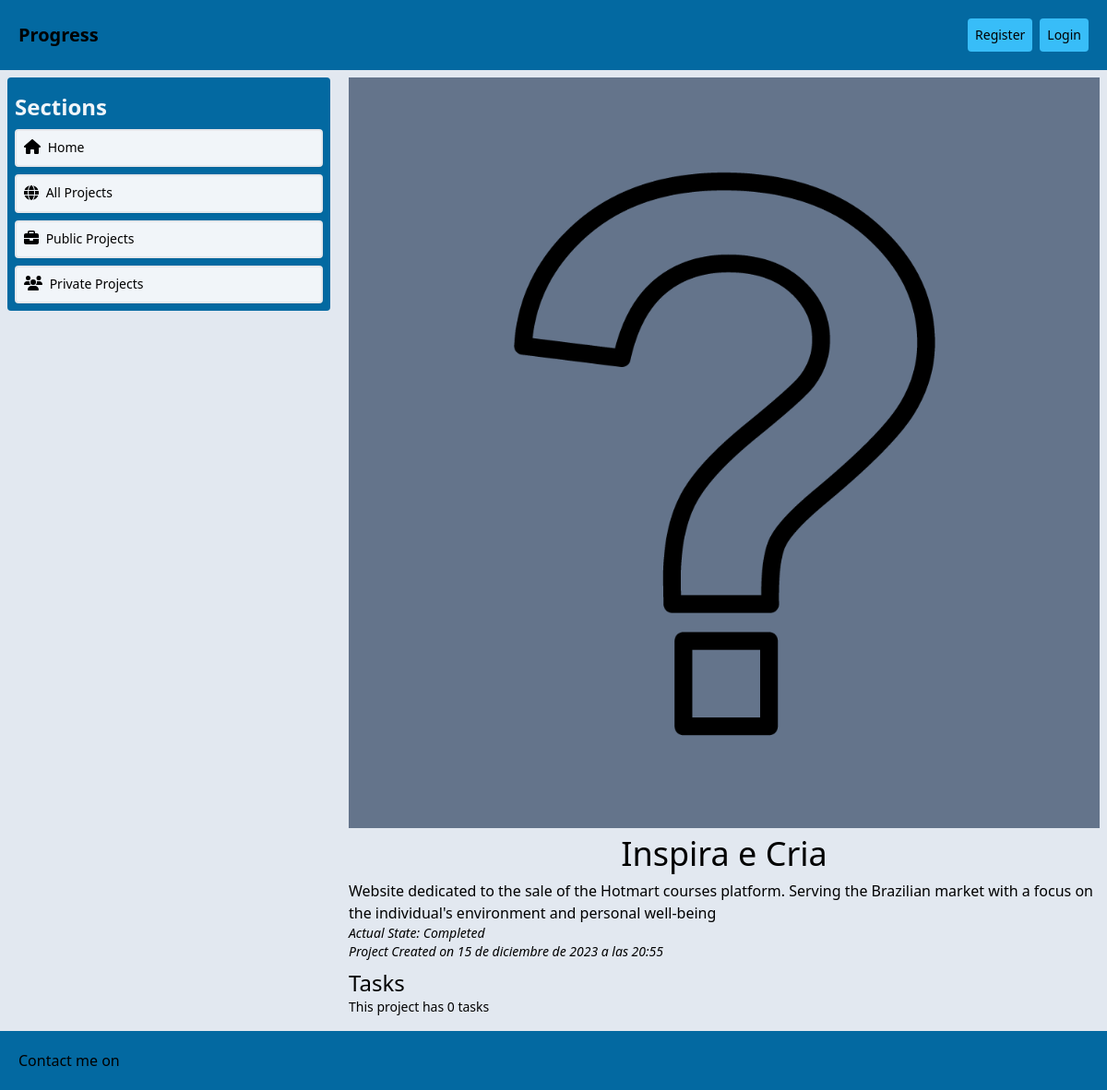
Screenshot of /project/2/ (signed in) with the database file from the repository.
### progress/models.py (models this page shows, shortened)
class Project(models.Model):
    class Importance(models.IntegerChoices):
        LOW = (1, 'Low')
        INTERESTIG = (2, 'Interesting')
        NORMAL = (3, 'Normal')
        IMPORTANT = (4, 'Importat')
        URGENT = (5, 'Urgent')
    class Status(models.IntegerChoices):
        IDEA = (1, 'Proccessing the requirements')
        DESING = (2, 'Desiging the user interaction')
        DEVELOPING = (3, 'Developing first version')
        IMPLEMENTIG = (4, 'Deploying first version')
        ITERATING = (5, 'Adding more requirements')
        COMPLETED = (6, 'Completed')
    name = models.CharField(max_length=120)
    description = models.TextField()
    importance = models.IntegerField(choices=Importance.choices, default=Importance.NORMAL)
    status = models.IntegerField(choices=Status.choices, default=Status.IDEA)
    image = models.FileField(upload_to='projects', null=True, blank=True)
    user = models.ForeignKey(User, related_name="projects", on_delete=models.CASCADE, null=True)
    created = models.DateTimeField(auto_now_add=True)
    updated = models.DateTimeField(auto_now=True)
    public = models.BooleanField(default=True)
    class Meta:
        ordering = ['-importance', '-status', '-created']
        indexes = [models.Index(
            fields=['-importance', '-status', '-created']
        )]

### progress/views.py (the view)
# urls.py: path('project/<int:project_id>/', views.project_detail, name="project_detail"),
def project_detail(request, project_id):
    project = get_object_or_404(Project, id=project_id)
    if project.public:
        pass
    else:
        if not request.user.is_authenticated or request.user != project.user:
            return HttpResponseForbidden
    return render(request, "progress/project_detail.html", {'project':project, 'active_section':''})

### progress/templatetags/concatenate.py (called while the page is built)
@register.filter
def addstr(arg1, arg2):
    return str(arg1) + str(arg2)

### progress/templates/progress/project_detail.html (shortened to what this page needs)
{% extends 'progress/base.html' %}
{% load static %}
{% block main %}
<div class="grid -mt-6">
<figure class=" bg-gray-500 mx-auto w-full">
    {% if project.image %}
        <img class="w-full max-w-4xl mx-auto" src="{{project.image.url}}" alt="{{project.name}}">
    {% else %}
        <img class="w-full max-w-4xl mx-auto bg-slate-500" src="{% static 'progress/img/notImageProvided.png'  %}" alt="{{project.name}}">
    {% endif %}
</figure>
<h1 class="text-4xl text-center mt-2">{{project.name}}</h1>
    <div class="my-2">
        <p>{{project.description}}</p>
        <p class="italic text-sm">Actual State: {{project.get_status_display}}</p>
        <p class="italic text-sm">Project Created on {{project.created}}</p>
    </div>
    <section>
        {% with task_count=project.tasks.count %}
        <h2 class="text-2xl">Task{{task_count | pluralize}}</h2>
        <p class="text-sm">This project has {{task_count}} task{{task_count| pluralize}}</p>
        {% endwith %}
    </section>
</div>
{% endblock main %}

### rows the page displays
Project: name "Inspira e Cria", description "Website dedicated to the sale of the Hotmart courses platform. Serving the Brazilian market with a focus on the individual's environment and personal well-being", status "Completed", created "15 de diciembre de 2023 a las 20:55"

### other values shown
{{ section_name |capfirst }} "Home All Public Private"
{{ task_count | pluralize }} "s"
{{ task_count }} "0"
{{ task_count| pluralize }} "s"
